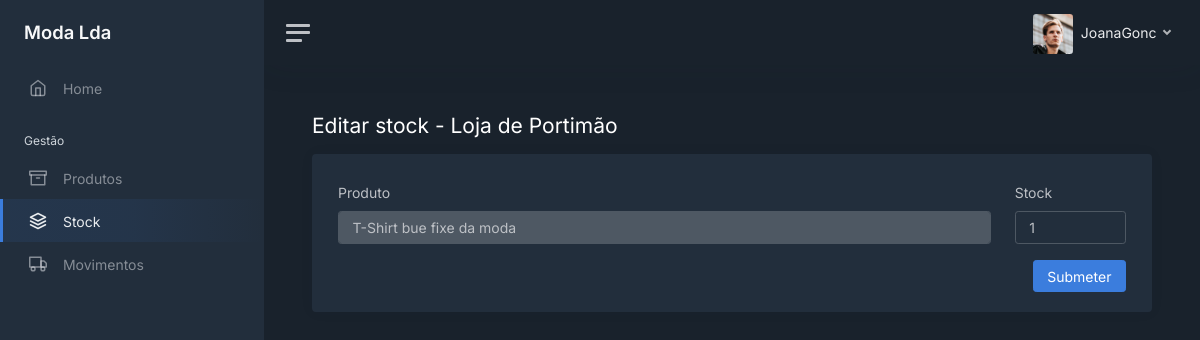
Page /stock/2/products/2 (signed in) on the earlier database version.
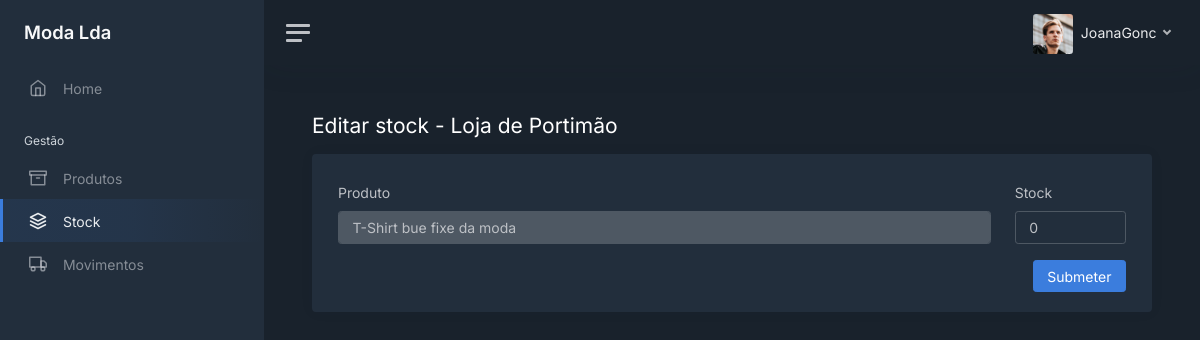
Same page on the later database version.
### modules/main/models.py (models this page shows, shortened)
class Product_Warehouse(db.Model):
    __tablename__ = 'products_warehouses'
    __table_args__ = {'extend_existing': True}
    product_id = db.Column(db.Integer, ForeignKey(Product.id), primary_key=True)
    warehouse_id = db.Column(db.Integer, ForeignKey(Warehouse.id), primary_key=True)
    quantity = db.Column(db.Integer)
    product = relationship('Product', foreign_keys='Product_Warehouse.product_id')
    warehouse = relationship('Warehouse', foreign_keys='Product_Warehouse.warehouse_id')

### modules/main/views.py (the view)
@bp.route('/stock/<int:warehouse_id>/products/<int:product_id>', methods=['GET'])
@login_required
def view_stock_warehouse_product(warehouse_id, product_id):
    warehouse = Warehouse.query.filter_by(id=warehouse_id, active=1).first_or_404()
    Product.query.filter_by(id=product_id, active=1).first_or_404()
    query = text('''
         SELECT
            products.id as id,
            products.name AS name,
            products_warehouses.quantity AS quantity
        FROM
            products
        LEFT JOIN
            products_warehouses ON products_warehouses.product_id = products.id AND products_warehouses.warehouse_id = :warehouse_id
        LEFT JOIN
            warehouses ON warehouses.id = products_warehouses.warehouse_id
        WHERE products.id = :product_id and products.active = 1
    ''')
    result = db.session.execute(query, {'warehouse_id': warehouse_id, 'product_id': product_id}).one()
    return render_template('stock/stock_edit.html', user=current_user, tab="stock",
                           warehouse=warehouse, product=result)

### modules/login/models.py (called while the page is built)
@login_manager.user_loader
def load_user(user_id):
    return User.query.get(int(user_id))

### modules/main/templates/stock/stock_edit.html (shortened to what this page needs)
<!DOCTYPE html>
<html lang="en">
<head>
    <link href="/static/css/dashboard.css" rel="stylesheet">
    <link href="https://cdn.datatables.net/1.13.7/css/dataTables.bootstrap5.min.css" rel="stylesheet">
</head>
{% extends 'sidebar.html' %}
{% block content %}
    <div class="row">
        <div class="col float-start">
            <h1 class="h3 mb-3">Editar stock - {{ warehouse.name }}
            </h1>
        </div>
    </div>
    <div class="card">
        <div class="card-body">
            <div class="container-fluid">
                <form method="post" action="">
                    <div class="row">
                        <div class="col-8 col-md-10 mt-2">
                            <label for="product" class="form-label">Produto</label>
                            <input class="form-control" id="product" value="{{ product.name }}" disabled="disabled">
                        </div>
                        <div class="col-4 col-md-2 mt-2">
                            <label for="stock" class="form-label">Stock</label>
                            <input class="form-control" id="stock" name="stock" value="{% if product.quantity is none %}0{% else %}{{ product.quantity }}{% endif %}">
                        </div>
                    </div>
                    <div class="row mt-3">
                        <div class="col">
                            <button type="submit" class="btn btn-primary float-end">Submeter</button>
                        </div>
                    </div>
                </form>
            </div>
        </div>
{% endblock %}

Differences in the rows shown:
changed Product_Warehouse: stock "1" → "0"
